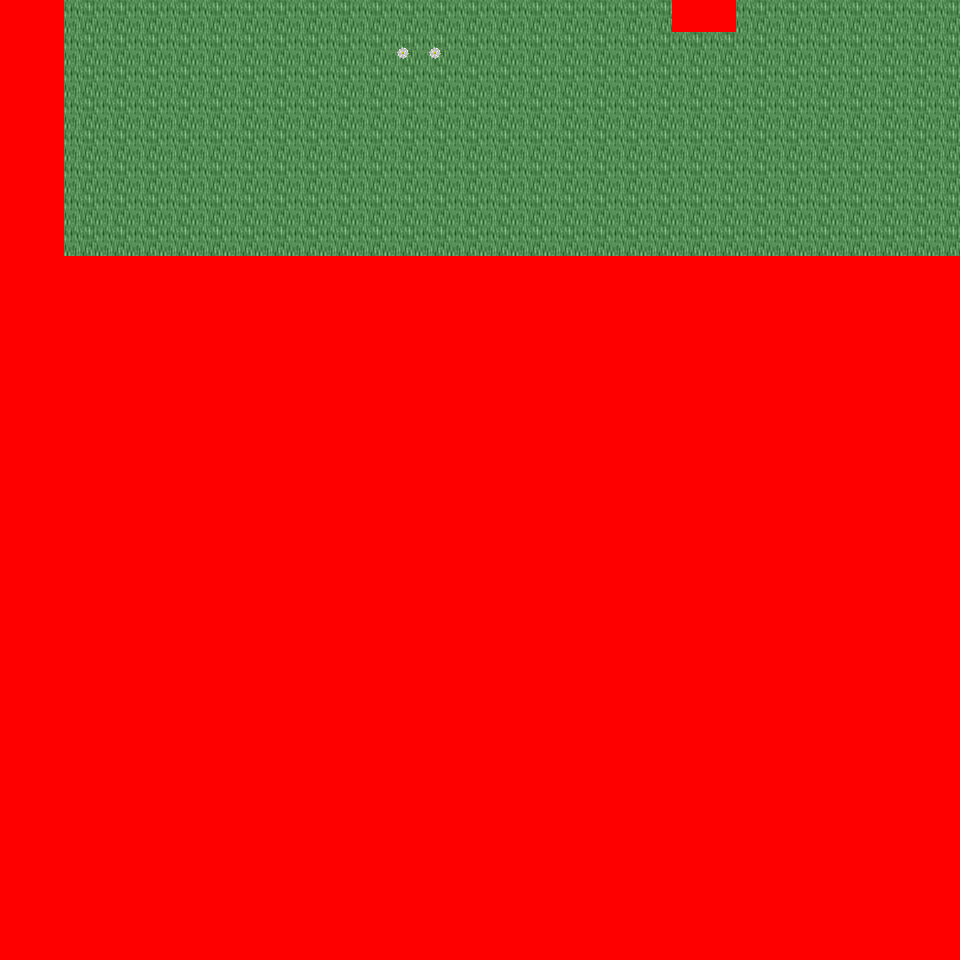

A 2D game scene composited from a Tiled map and its tileset images. What follows is a short description and the map's XML, with each tile layer's data collapsed to a summary:
An orthogonal 30x30 tile map with 32x32 px tiles, 6 tile layers (Ground, Object, Object2, Above, ...), 30 tilesets and 3 objects (3x mapchange).

<map version="1.0" orientation="orthogonal" renderorder="right-down" width="30" height="30" tilewidth="32" tileheight="32" nextobjectid="4">
  <tileset firstgid="1" name="tileset_logic_collision" tilewidth="32" tileheight="32" tilecount="1" columns="1">
    <image source="../drawable/tileset_logic_collision.png" width="32" height="32" />
  </tileset>
  <tileset firstgid="2" name="tileset_ground_ground" tilewidth="32" tileheight="32" tilecount="33" columns="3">
    <image source="../drawable/tileset_ground_ground.png" width="96" height="352" />
  </tileset>
  <tileset firstgid="35" name="tileset_building_castle" tilewidth="32" tileheight="32" tilecount="320" columns="20">
    <image source="../drawable/tileset_building_castle.png" width="640" height="512" />
  </tileset>
  <tileset firstgid="355" name="tileset_building_roof_blue" tilewidth="32" tileheight="32" tilecount="20" columns="5">
    <image source="../drawable/tileset_building_roof_blue.png" width="160" height="128" />
  </tileset>
  <tileset firstgid="375" name="tileset_item_weapon_cannon" tilewidth="32" tileheight="32" tilecount="12" columns="3">
    <image source="../drawable/tileset_item_weapon_cannon.png" width="96" height="128" />
  </tileset>
  <tileset firstgid="387" name="tileset_ground_stonecircle" tilewidth="32" tileheight="32" tilecount="81" columns="9">
    <image source="../drawable/tileset_ground_stonecircle.png" width="288" height="288" />
  </tileset>
  <tileset firstgid="468" name="tileset_ground_grass_edges" tilewidth="32" tileheight="32" tilecount="36" columns="12">
    <image source="../drawable/tileset_ground_grass_edges.png" width="384" height="96" />
  </tileset>
  <tileset firstgid="504" name="tileset_ground_grass_corners" tilewidth="32" tileheight="32" tilecount="24" columns="6">
    <image source="../drawable/tileset_ground_grass_corners.png" width="192" height="128" />
  </tileset>
  <tileset firstgid="528" name="tileset_plant_tree_fall_trees" tilewidth="32" tileheight="32" tilecount="40" columns="8">
    <image source="../drawable/tileset_plant_tree_fall_trees.png" width="256" height="160" />
  </tileset>
  <tileset firstgid="568" name="tileset_plant_tree_locust_tree" tilewidth="32" tileheight="32" tilecount="20" columns="4">
    <image source="../drawable/tileset_plant_tree_locust_tree.png" width="128" height="160" />
  </tileset>
  <tileset firstgid="588" name="tileset_furniture_light_lamp_blue" tilewidth="32" tileheight="32" tilecount="3" columns="1">
    <image source="../drawable/tileset_furniture_light_lamp_blue.png" width="32" height="96" />
  </tileset>
  <tileset firstgid="591" name="tileset_item_pot_pot_purple" tilewidth="32" tileheight="32" tilecount="1" columns="1">
    <image source="../drawable/tileset_item_pot_pot_purple.png" width="32" height="32" />
  </tileset>
  <tileset firstgid="592" name="tileset_item_pot_barrel_with_flower" tilewidth="32" tileheight="32" tilecount="2" columns="2">
    <image source="../drawable/tileset_item_pot_barrel_with_flower.png" width="64" height="32" />
  </tileset>
  <tileset firstgid="594" name="tileset_item_textile_laundry" tilewidth="32" tileheight="32" tilecount="16" columns="4">
    <image source="../drawable/tileset_item_textile_laundry.png" width="128" height="128" />
  </tileset>
  <tileset firstgid="610" name="tileset_plant_flower_daisy_blue" tilewidth="32" tileheight="32" tilecount="8" columns="2">
    <image source="../drawable/tileset_plant_flower_daisy_blue.png" width="64" height="128" />
  </tileset>
  <tileset firstgid="618" name="tileset_plant_flower_daisy_red" tilewidth="32" tileheight="32" tilecount="8" columns="2">
    <image source="../drawable/tileset_plant_flower_daisy_red.png" width="64" height="128" />
  </tileset>
  <tileset firstgid="626" name="tileset_plant_flower_daisy_white" tilewidth="32" tileheight="32" tilecount="8" columns="2">
    <image source="../drawable/tileset_plant_flower_daisy_white.png" width="64" height="128" />
  </tileset>
  <tileset firstgid="634" name="tileset_plant_flower_daisy_yellow" tilewidth="32" tileheight="32" tilecount="8" columns="2">
    <image source="../drawable/tileset_plant_flower_daisy_yellow.png" width="64" height="128" />
  </tileset>
  <tileset firstgid="642" name="tileset_plant_stump_small_stump" tilewidth="32" tileheight="32" tilecount="4" columns="2">
    <image source="../drawable/tileset_plant_stump_small_stump.png" width="64" height="64" />
  </tileset>
  <tileset firstgid="646" name="tileset_plant_stump_stump_pale_purple" tilewidth="32" tileheight="32" tilecount="4" columns="2">
    <image source="../drawable/tileset_plant_stump_stump_pale_purple.png" width="64" height="64" />
  </tileset>
  <tileset firstgid="650" name="tileset_plant_indoor_small_flowerpots" tilewidth="32" tileheight="32" tilecount="4" columns="2">
    <image source="../drawable/tileset_plant_indoor_small_flowerpots.png" width="64" height="64" />
  </tileset>
  <tileset firstgid="654" name="tileset_plant_leaves" tilewidth="32" tileheight="32" tilecount="8" columns="4">
    <image source="../drawable/tileset_plant_leaves.png" width="128" height="64" />
  </tileset>
  <tileset firstgid="662" name="tileset_building_decoration_chimney" tilewidth="32" tileheight="32" tilecount="2" columns="1">
    <image source="../drawable/tileset_building_decoration_chimney.png" width="32" height="64" />
  </tileset>
  <tileset firstgid="664" name="tileset_building_decoration_orbpedestal" tilewidth="32" tileheight="32" tilecount="2" columns="1">
    <image source="../drawable/tileset_building_decoration_orbpedestal.png" width="32" height="64" />
  </tileset>
  <tileset firstgid="666" name="tileset_plant_lily_pads" tilewidth="32" tileheight="32" tilecount="2" columns="1">
    <image source="../drawable/tileset_plant_lily_pads.png" width="32" height="64" />
  </tileset>
  <tileset firstgid="668" name="tileset_ground_ground_3" tilewidth="32" tileheight="32" tilecount="5" columns="5">
    <image source="../drawable/tileset_ground_ground_3.png" width="160" height="32" />
  </tileset>
  <tileset firstgid="673" name="tileset_building_cottage" tilewidth="32" tileheight="32" tilecount="256" columns="16">
    <image source="../drawable/tileset_building_cottage.png" width="512" height="512" />
  </tileset>
  <tileset firstgid="929" name="tileset_building_roof_thatched_roof" tilewidth="32" tileheight="32" tilecount="256" columns="16">
    <image source="../drawable/tileset_building_roof_thatched_roof.png" width="512" height="512" />
  </tileset>
  <tileset firstgid="1185" name="tileset_building_window_windows" tilewidth="32" tileheight="32" tilecount="256" columns="16">
    <image source="../drawable/tileset_building_window_windows.png" width="512" height="512" />
  </tileset>
  <tileset firstgid="1441" name="tileset_building_door_doors" tilewidth="32" tileheight="32" tilecount="256" columns="16">
    <image source="../drawable/tileset_building_door_doors.png" width="512" height="512" />
  </tileset>
  <layer name="Ground" width="30" height="30">
    <data>[900 cells, 240 non-empty, 3 distinct tile ids]</data>
  </layer>
  <layer name="Object" width="30" height="30">
    <data>[900 cells, 4 non-empty, 3 distinct tile ids]</data>
  </layer>
  <layer name="Object2" width="30" height="30">
    <data>[900 cells, 2 non-empty, 2 distinct tile ids]</data>
  </layer>
  <layer name="Above" width="30" height="30">
    <data>[900 cells, 0 non-empty, 0 distinct tile ids]</data>
  </layer>
  <layer name="Above2" width="30" height="30">
    <data>[900 cells, 0 non-empty, 0 distinct tile ids]</data>
  </layer>
  <layer name="Walkable" width="30" height="30">
    <data>[900 cells, 678 non-empty, 1 distinct tile ids]</data>
  </layer>
  <objectgroup name="MapEvents">
    <!-- 3 objects omitted --></objectgroup>
</map>
<!-- 3 of 3 objects omitted -->
